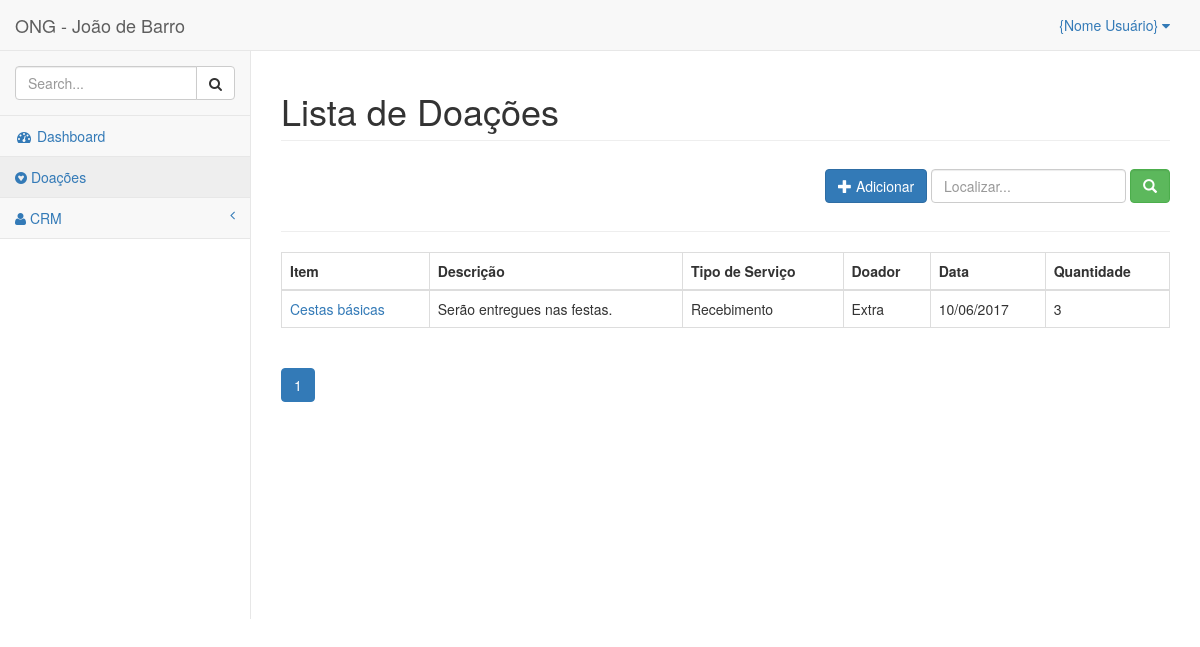
Before: /doacoes/ with the older database file.
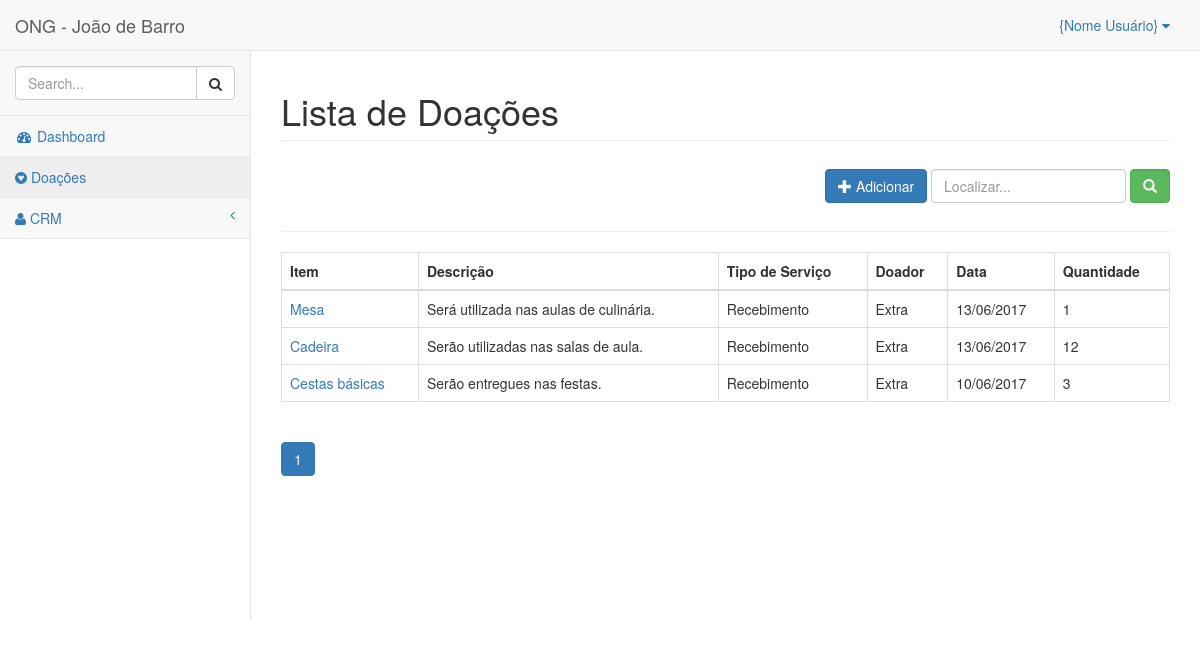
After: the same page with the newer database file.
### donations/models.py (models this page shows, shortened)
class Donations(TimeModel):
    service_type = models.CharField('Tipo de serviço', max_length=12,
                                    choices=C_TYPE, default='Recebimento')
    donor = models.ForeignKey(Donors, verbose_name='Doador')
    item = models.CharField('Item', max_length=100, default='')
    description = models.TextField('Descrição', blank=True)
    quantity = models.PositiveSmallIntegerField('Quantidade', default=0)
    date = models.DateTimeField('Data', auto_now_add=True)
    class Meta:
        ordering = ['service_type']
        verbose_name = 'Doação'
        verbose_name_plural = 'Doações'
    def get_absolute_url(self):
        return reverse('donations:donation_detail', kwargs={'pk': self.pk})

class Donors(TimeModel):
    name = models.CharField('Nome', max_length=100)
    slug = models.SlugField('Identificador', max_length=100, default='')
    def __str__(self):
        return str(self.name)
    class Meta:
        ordering = ['name']
        verbose_name = 'Doador'
        verbose_name_plural = 'Doadores'

### donations/views.py (the view)
class DonationsListView(ListView):
    template_name = 'donations/donations_list.html'
    context_object_name = 'donations'
    model = Donations
    queryset = Donations.objects.all().order_by('-date')
    paginate_by = 10

### core/templatetags/pagination.py (called while the page is built)
@register.inclusion_tag('pagination.html')
def pagination(request, paginator, page_obj):
    context = {}
    context['paginator'] = paginator
    context['request'] = request
    context['page_obj'] = page_obj
    getvars = request.GET.copy()
    if 'page' in getvars:
        del getvars['page']
    if len(getvars) > 0:
        context['getvars'] = '&{0}'.format(getvars.urlencode())
    else:
        context['getvars'] = ''
    return context

### donations/templates/donations/donations_list.html (shortened to what this page needs)
{% extends "base.html" %}
{% load pagination %}
{% block spacename %} Lista de Doações {% endblock spacename %}
{% block container %}
<div class="container-fluid">
    <div class="row">
        <div class="col-md-12">
            <form class="navbar-form navbar-right" action="." method="get">
                <a href="{% url 'donations:donation_add' %}">
                  <button id="new_customer" type="button" class="btn btn-primary">
                    <span class="glyphicon glyphicon-plus"></span> Adicionar
                  </button>
                </a>
                <div class="form-group">
                  <input id="search_box" name="search_box" type="text" placeholder="Localizar..." class="form-control">
                  <button type="submit" class="btn btn-success form-control"><span class="glyphicon glyphicon-search"></span></button>
                </div>
            </form>
        </div>
        <div class="col-md-12">
          <hr/>
        </div>
        <div class="col-md-12">
        	<table class="table table-bordered">
        		<thead>
        			<tr>
        				<th>Item</th><th>Descrição</th><th>Tipo de Serviço</th><th>Doador</th><th>Data</th><th>Quantidade</th>
        			</tr>
        		</thead>
        		<tbody>
                {% for donation in donations %}
              			<tr>
                        <td><a href="{{ donation.get_absolute_url }}">{{donation.item}}</a></td>
                        <td>{{donation.description}}</td>
                        <td>{{donation.service_type}}</td>
                        <td>{{donation.donor}}</td>
                        <td>{{donation.date|date:"d/m/Y"}}</td>
                        <td>{{donation.quantity}}</td>
                    </tr>
                {% endfor %}
        		</tbody>
        	</table>
        </div>
    </div>
    {% pagination request paginator page_obj%}
</div>
{% endblock %}

Changed rows visible on the page:
added Donations: item "Mesa", description "Será utilizada nas aulas de culinária.", service_type "Recebimento", donor "Extra", date "13/06/2017", quantity "1"
added Donations: item "Cadeira", description "Serão utilizadas nas salas de aula.", service_type "Recebimento", donor "Extra", date "13/06/2017", quantity "12"
